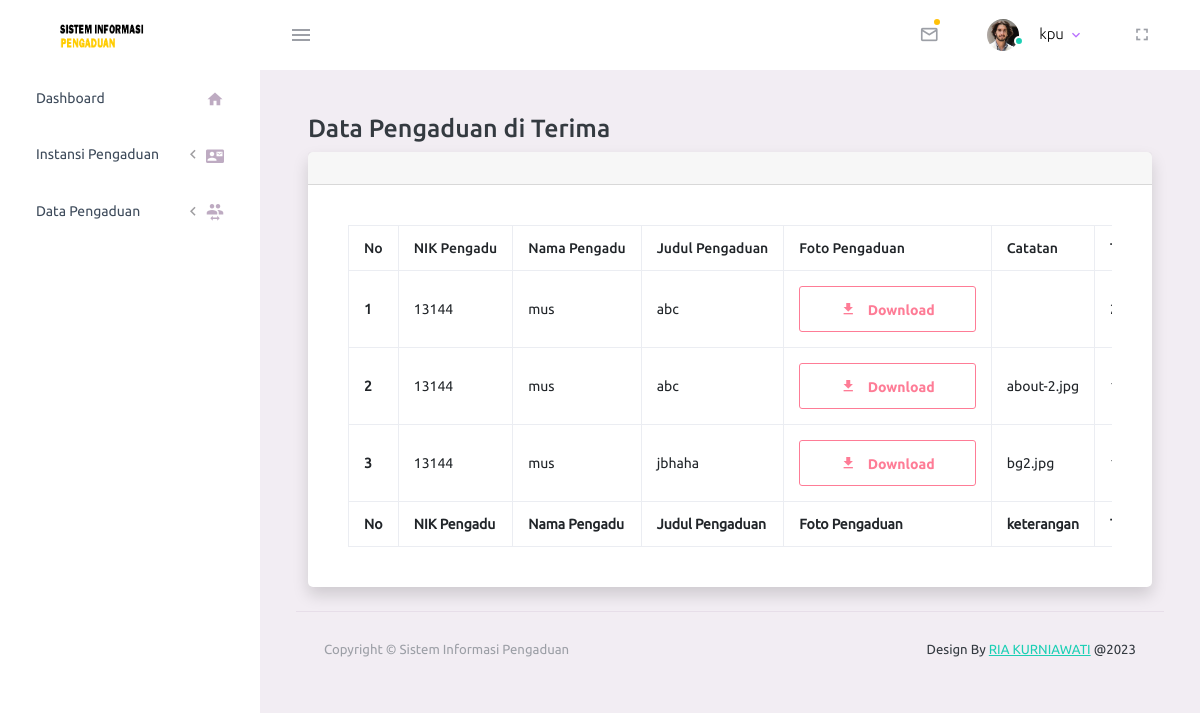
/admin/beranda.php?page=page/pengaduan/index&status=di Terima (signed in), run on the app's committed database.
### tables this page shows
CREATE TABLE `pengaduan` (
  `id_pengaduan` int(11) NOT NULL,
  `id_user` varchar(225) NOT NULL,
  `id_bidang` varchar(225) NOT NULL,
  `judul` varchar(225) NOT NULL,
  `file` varchar(225) NOT NULL,
  `keterangan` varchar(225) NOT NULL,
  `tgl_pengaduan` date NOT NULL,
  `status` varchar(225) NOT NULL,
  `alasan` text NOT NULL,
  `catatan` varchar(225) NOT NULL
);

CREATE TABLE `user` (
  `id_user` int(11) NOT NULL,
  `nama` varchar(225) NOT NULL,
  `nik` varchar(225) NOT NULL,
  `no_hp` varchar(225) NOT NULL,
  `username` varchar(225) NOT NULL,
  `password` varchar(225) NOT NULL,
  `suratrekom` varchar(225) NOT NULL,
  `ktp` varchar(225) NOT NULL,
  `foto` varchar(225) NOT NULL
);

### admin/page/pengaduan/index.php (the view, shortened to what this page needs)
<div class="main-panel">
          <div class="content-wrapper">
    <div class="container-fluid">
                    <h1 class="h3 mb-2 text-gray-800">Data Pengaduan <?php if($_SESSION['level']=='Kepala Bidang'){
if($_GET['status']=='Sedang di Proses Oleh Kepala Bidang'){ echo "Baru";}else { echo $_GET['status']; }
}elseif($_SESSION['level']=='Admin Bidang'){
    if($_GET['status']=='Sedang di Proses Oleh Admin Bidang'){ echo "Baru";}else { echo $_GET['status']; }
}else{ if($_GET['status']=='Sedang di Proses Oleh Admin'){ echo "Baru";}else { echo $_GET['status']; }}
                    ?></h1>
                    <div class="card shadow mb-4">
                        <div class="card-header py-3">
                        </div>
                        <div class="card-body" >
                            <div class="table-responsive">
                                <table class="table table-bordered" id="dataTable" width="100%" cellspacing="0">
                                    <thead>
                                        <tr>
                                            <th>No</th>
                                            <th>NIK Pengadu</th>
                                            <th>Nama Pengadu</th>
                                            <th>Judul Pengaduan</th>
                                            <th>Foto Pengaduan</th>
                                            <th><?php if($_GET['status']=='di Terima'){  echo "Catatan"; }elseif($_GET['status']=='di Tolak'){  echo"Alasan"; }else{ echo"keterangan"; }?></th>
                                            <th>Tgl Pengaduan</th>
                                        </tr>
                                    </thead>
                                    <tfoot>
                                        <tr>
                                            <th>No</th>
                                            <th>NIK Pengadu</th>
                                            <th>Nama Pengadu</th>
                                            <th>Judul Pengaduan</th>
                                            <th>Foto Pengaduan</th>
                                             <th><?php if($peng['status']=='di Terima'){  echo "Catatan"; }elseif($peng['status']=='di Tolak'){  echo"Alasan"; }else{ echo"keterangan"; }?></th>
                                            <th>Tgl Pengaduan</th>
                                        </tr>
                                    </tfoot>
                                    <tbody>
                                     <?php
                                $no=1;
                                 if($_SESSION['level']=='Admin Bidang'){
                $admi=$koneksi->query("SELECT * FROM adminbidang where id_adminbidang='$_SESSION[id]'");
                $mbi=mysqli_fetch_array($admi);
                                $pe=$koneksi->query("SELECT * FROM pengaduan as p, user as u where p.id_user=u.id_user and p.id_bidang='$mbi[id_bidang]' and p.status='$_GET[status]'   order by tgl_pengaduan desc");
                            }elseif($_SESSION['level']=='Kepala Bidang'){
                            $admi=$koneksi->query("SELECT * FROM kabid where id_kabid='$_SESSION[id]'");
                $mbi=mysqli_fetch_array($admi);
                                $pe=$koneksi->query("SELECT * FROM pengaduan as p, user as u where p.id_user=u.id_user and p.id_user='$mbi[id_bidang]' and p.status='$_GET[status]'   order by tgl_pengaduan desc");
                            }else{
$pe=$koneksi->query("SELECT * FROM pengaduan as p, user as u where p.id_user=u.id_user and p.status='$_GET[status]'   order by tgl_pengaduan desc");
                            }
                                while ($peng=mysqli_fetch_array($pe)) {
                                ?>
                            <tr>
                                <th><?php echo $no;?></th>
                                 <td><?php echo $peng['nik'];?></td>
                                 <td><?php echo $peng['nama'];?></td>
                                 <td><?php echo $peng['judul'];?></td>
                                 <td><a href="../images/pengaduan/<?= $peng['file'];?>" target="_blank">
                          <button type="button" class="btn btn-outline-danger btn-icon-text"><i class="mdi mdi-download btn-icon-prepend"></i> Download </button></a></td>
                                 <td><?php if($peng['status']=='di Terima'){?><?php echo $peng['catatan']; }elseif($peng['status']=='di Tolak'){?><?php echo $peng['alasan']; }else{ echo$peng['status']; }?></td>
                                 <td><?php echo tgl_indonesia($peng['tgl_pengaduan']);?></td>
                            </tr>
                            <?php
                            $no++;
                            } ?>
                                    </tbody>
                                </table>
                            </div>
                        </div>
                    </div>
                </div>
          <?php include"tampilan/footer.php";?>
        </div>

### admin/beranda.php (shortened to what this page needs)
<?php
if (empty($_SESSION['username']) AND empty($_SESSION['password'])){
 include "page/error-404.html";
}
else{
include("../config/config.php");
?>
<!DOCTYPE html>
<html lang="en">
  <head>
    <link rel="stylesheet" href="assets/vendors/mdi/css/materialdesignicons.min.css">
    <link rel="stylesheet" href="assets/vendors/css/vendor.bundle.base.css">
    <link rel="stylesheet" href="assets/css/style.css">
  </head>
  <body>
    <div class="container-scroller">
    <?php include"tampilan/top.php";?>
      <div class="container-fluid page-body-wrapper">
        <?php include"tampilan/menu.php";?>
         <?php
     if (isset($_GET['page'])) {
                $page = $_GET['page'];
                $file = "$page.php";
                if (!file_exists($file)) {
                    include ("page/home.php");
                }else{
                    include ("$page.php");
                }
            }else{
                include ("page/home.php");
            }
    ?>
      </div>
    </div>
  </body>
</html>
<?php }?>

### admin/tampilan/top.php (shortened to what this page needs)
<nav class="navbar default-layout-navbar col-lg-12 col-12 p-0 fixed-top d-flex flex-row">
      <div class="text-center navbar-brand-wrapper d-flex align-items-center justify-content-center">
        <a class="navbar-brand brand-logo" href="beranda.php"><img src="../images/LOGO.png" alt="logo" /></a>
      </div>
      <div class="navbar-menu-wrapper d-flex align-items-stretch">
        <button class="navbar-toggler navbar-toggler align-self-center" type="button" data-toggle="minimize">
          <span class="mdi mdi-menu"></span>
        </button>
        <ul class="navbar-nav navbar-nav-right">
          <li class="nav-item dropdown">
            <?php if($_SESSION['level']=='Administrator'){?>
               <a class="nav-link count-indicator dropdown-toggle" id="messageDropdown" href="#" data-bs-toggle="dropdown" aria-expanded="false">
            <i class="mdi mdi-email-outline"></i>
             <?php
                 $admi=$koneksi->query("SELECT * FROM kabid where id_kabid='$_SESSION[id]'");
              $mbi=mysqli_fetch_array($admi);
           $p=mysqli_num_rows($koneksi->query("select * from pengaduan where status='Sedang di Proses Oleh Admin' and id_bidang='$mbi[id_bidang]'"));
           if($p == 0){}else{?>  <span class="count-symbol bg-warning"></span><?php }?>
            </a>
            <div class="dropdown-menu dropdown-menu-right navbar-dropdown preview-list" aria-labelledby="messageDropdown">
              <h6 class="p-3 mb-0">Pengaduan</h6>
              <div class="dropdown-divider"></div>
              <?php
                 $admi=$koneksi->query("SELECT * FROM kabid where id_kabid='$_SESSION[id]'");
              $mbi=mysqli_fetch_array($admi);
           $p=mysqli_num_rows($koneksi->query("select * from pengaduan where status='Sedang di Proses Oleh Admin' "));
           if($p == 0){}else{
            ?>
              <?php
                    $no=1;
                    $admi=$koneksi->query("SELECT * FROM kabid where id_kabid='$_SESSION[id]'");
              $mbi=mysqli_fetch_array($admi);
                    $tampil = $koneksi->query("SELECT * FROM pengaduan as p, user as u where p.id_user=u.id_user and p.id_bidang='$mbi[id_bidang]' and p.status='Sedang di Proses Oleh Admin'   order by tgl_pengaduan desc limit 3  ");
                    while($m=mysqli_fetch_array($tampil)){
                    ?>
              <a class="dropdown-item preview-item" href="?page=page/pengaduan/detail&id=<?= $m['id_pengaduan'];?>">
                <div class="preview-thumbnail">
                  <img src="../images/user/<?= $m['foto'];?>" alt="image" class="profile-pic">
                </div>
                <div class="preview-item-content d-flex align-items-start flex-column justify-content-center">
                  <h6 class="preview-subject ellipsis mb-1 font-weight-normal"> <?= $m['nama'];?></h6>
                  <p class="text-gray mb-0"><?= tgl_indonesia($m['tgl_pengaduan']);?></p>
                </div>
              </a>
            <?php }?>
             <?php }?>
              <div class="dropdown-divider"></div>
              <h6 class="p-3 mb-0 text-center"><?= $p;?> Pengaduan Baru</h6>
            </div>
              <?php
           $p=mysqli_num_rows($koneksi->query("select * from kritikandansaran where status='Baru'"));
           if($p == 0){}else{
            ?>
                <a class="nav-link count-indicator dropdown-toggle" id="messageDropdown" href="#" data-bs-toggle="dropdown" aria-expanded="false">
              <i class="mdi mdi-email-outline"></i>
              <span class="count-symbol bg-warning"></span>
            </a>
            <div class="dropdown-menu dropdown-menu-right navbar-dropdown preview-list" aria-labelledby="messageDropdown">
              <h6 class="p-3 mb-0">Keritikan dan Saran</h6>
              <div class="dropdown-divider"></div>
              <?php
                    $no=1;
                    $tampil = $koneksi->query("SELECT * FROM kritikandansaran where status='Baru'  order by id_kritikan desc limit 3  ");
                    while($m=mysqli_fetch_array($tampil)){
                    ?>
              <a class="dropdown-item preview-item" href="?page=page/kritikandansaran/detail&id=<?= $m['id_kritikan'];?>">
                <div class="preview-thumbnail">
                  <img src="../images/pic.png" alt="image" class="profile-pic">
                </div>
                <div class="preview-item-content d-flex align-items-start flex-column justify-content-center">
                  <h6 class="preview-subject ellipsis mb-1 font-weight-normal"> <?= $m['nama'];?></h6>
                  <p class="text-gray mb-0"><?= tgl_indonesia($m['tgl']);?> - <?= $m['jam'];?></p>
                </div>
              </a>
            <?php }?>
              <div class="dropdown-divider"></div>
              <h6 class="p-3 mb-0 text-center"><?= $p;?> Keritikan dan Saran Baru</h6>
            </div>  <?php }?>
              <?php }elseif($_SESSION['level']=='Admin Bidang') {?>
                <a class="nav-link count-indicator dropdown-toggle" id="messageDropdown" href="#" data-bs-toggle="dropdown" aria-expanded="false">
            <i class="mdi mdi-email-outline"></i>
             <?php
                 $admi=$koneksi->query("SELECT * FROM adminbidang where id_adminbidang='$_SESSION[id]'");
              $mbi=mysqli_fetch_array($admi);
           $p=mysqli_num_rows($koneksi->query("select * from pengaduan where status='Sedang di Proses Oleh Admin Bidang' and id_bidang='$mbi[id_bidang]'"));
           if($p == 0){}else{?>  <span class="count-symbol bg-warning"></span><?php }?>
            </a>
              <?php } ?>
          </li>
          <li class="nav-item nav-profile dropdown">
            <a class="nav-link dropdown-toggle" id="profileDropdown" href="#" data-bs-toggle="dropdown" aria-expanded="false">
              <div class="nav-profile-img">
                <?php if($_SESSION['level']=='Administrator'){?>
                <img src="../images/adm/<?= $_SESSION['foto'];?>" alt="image">
              <?php }elseif($_SESSION['level']=='Admin Bidang') {?>
                <img src="../images/adminbidang/<?= $_SESSION['foto'];?>" alt="image">
              <?php }else{?>
                <img src="../images/kabid/<?= $_SESSION['foto'];?>" alt="image">
              <?php } ?>
                <span class="availability-status online"></span>
              </div>
              <div class="nav-profile-text">
                <p class="mb-1 text-black"><?= $_SESSION['nama']?></p>
              </div>
            </a>
          </li>
          <li class="nav-item d-none d-lg-block full-screen-link">
            <a class="nav-link">
              <i class="mdi mdi-fullscreen" id="fullscreen-button"></i>
            </a>
          </li>
        </ul>
      </div>
    </nav>

### admin/tampilan/menu.php (shortened to what this page needs)
<nav class="sidebar sidebar-offcanvas" id="sidebar">
          <ul class="nav">
            <li class="nav-item">
              <a class="nav-link" href="?page=page/home">
                <span class="menu-title">Dashboard</span>
                <i class="mdi mdi-home menu-icon"></i>
              </a>
            </li>
            <?php if($_SESSION['level']=="Admin Bidang"){?>
            <li class="nav-item">
              <a class="nav-link" data-bs-toggle="collapse" href="#ui-basic" aria-expanded="false" aria-controls="ui-basic">
                <span class="menu-title">Instansi Pengaduan</span>
                <i class="menu-arrow"></i>
                <i class="mdi mdi-contact-mail menu-icon"></i>
              </a>
            </li>
             <li class="nav-item">
              <a class="nav-link" data-bs-toggle="collapse" href="#ui-basic1" aria-expanded="false" aria-controls="ui-basic">
                <span class="menu-title">Data Pengaduan</span>
                <i class="menu-arrow"></i>
                <i class="mdi mdi-account-switch menu-icon"></i>
              </a>
            </li>
           <?php }?>
          </ul>
        </nav>

### admin/tampilan/footer.php
<footer class="footer">
            <div class="container-fluid d-flex justify-content-between">
              <span class="text-muted d-block text-center text-sm-start d-sm-inline-block">Copyright © Sistem Informasi Pengaduan</span>
              <span class="float-none float-sm-end mt-1 mt-sm-0 text-end"> Design By <a href="" target="_blank">RIA KURNIAWATI</a> @2023</span>
            </div>
          </footer>

### data on the page
pengaduan: id_user.nik "13144", id_user.nama "mus", judul "abc"
pengaduan: id_user.nik "13144", id_user.nama "mus", judul "abc", catatan "about-2.jpg"
pengaduan: id_user.nik "13144", id_user.nama "mus", judul "jbhaha", catatan "bg2.jpg"

### other printed values
$_SESSION['nama'] "kpu"
$_GET['status'] "di Terima"
